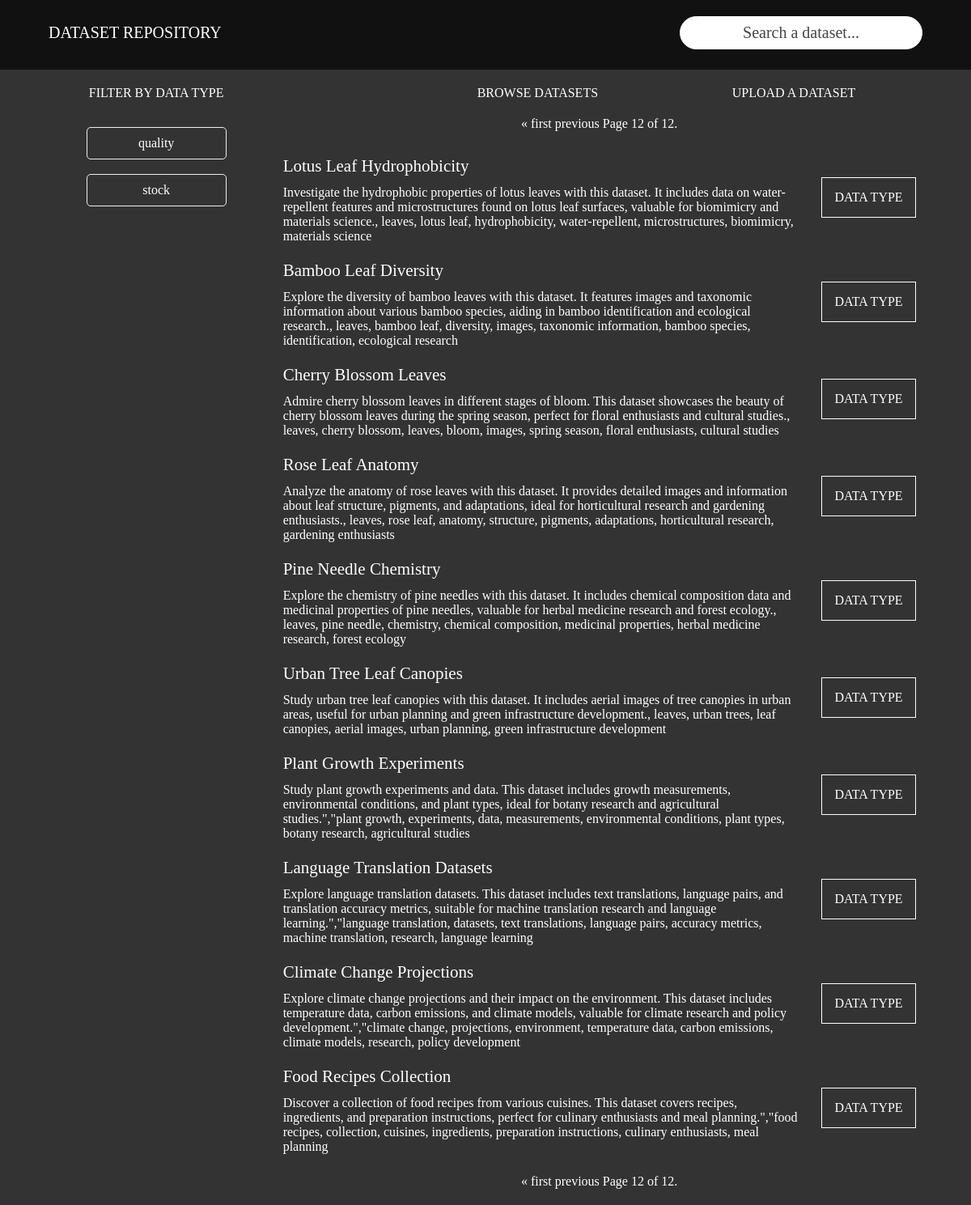
Page /?q=&page=12 on the committed database.
### base/models.py (models this page shows, shortened)
class Dataset(models.Model):
  title = models.CharField(_("Title"), max_length=255,)
  overview = models.TextField(_("Overview"), blank=True)

### base/views.py (the view)
# urls.py: path("", views.home, name="home"),
def home(request):
  q = request.GET.get('q', '')
  type_filter = request.GET.get("type", "")
  if type_filter and not q:
    datasets = Dataset.objects.filter(
      Q(title__icontains=type_filter)
    ).order_by("id")
  else:
    datasets = Dataset.objects.filter(
      Q(title__icontains=q) |
      Q(overview__icontains=q) &
      Q(title__icontains=type_filter)
    ).order_by("id")
  datasets_per_page = 10
  paginator = Paginator(datasets, datasets_per_page)
  page_number = request.GET.get('page')
  page = paginator.get_page(page_number)
  return render(request, "base/home.html", {"page" : page, "q" : q, "datasets" : datasets})

### base/templates/base/home.html (shortened to what this page needs)
{% extends "base/default.html" %}
{% block content %}
<main class="main-home">
  <div class="container">
    <div class="filter">
      <div class="filter-text">FILTER BY DATA TYPE</div>
      <div class="types">
          <a class="type" href="{% url 'home' %}?type=quality&q={{q}}">
            <div>quality</div>
          </a>
          <a class="type" href="{% url 'home' %}?type=stock&q={{q}}">
            <div>stock</div>
          </a>
      </div>
    </div>
    <div class="content">
      <div class="browse-upload-text">
        <div class="browse">BROWSE DATASETS</div>
        <div class="upload"><a href="upload/">UPLOAD A DATASET</a></div>
      </div>
      <div class="pagination">
        <span class="step-links">
            {% if page.has_previous %}
                <a href="?q={{ q }}&page=1">&laquo; first</a>
                <a href="?q={{ q }}&page={{ page.previous_page_number }}">previous</a>
            {% endif %}
            <span class="current-page">Page {{ page.number }} of {{ page.paginator.num_pages }}.</span>
        </span>
      </div>
      {% for dataset in page %}
        <div class="datasetss">
          <div class="data">
            <div class="title"><a href="/dataset/{{ dataset.id }}"> {{ dataset.title }}</a></div>
            <div class="overview">{{ dataset.overview }}</div>
          </div>
          <div class="datatype">
            DATA TYPE
          </div>
        </div>
      {% endfor %}
      <div class="pagination">
        <span class="step-links">
            {% if page.has_previous %}
                <a href="?q={{ q }}&page=1">&laquo; first</a>
                <a href="?q={{ q }}&page={{ page.previous_page_number }}">previous</a>
            {% endif %}
            <span class="current-page">Page {{ page.number }} of {{ page.paginator.num_pages }}.</span>
        </span>
      </div>
    </div>
  </div>
</main>
{% endblock content %}

### base/static/base/style.css (style rules this page uses)
body { background-color: #333; color: white; }
main { margin: auto 0px; }
.container { display: flex; margin: 0px auto; width: 90%; }
.filter { flex: 1; }
.content { flex: 3; }
.content .browse-upload-text { display: flex; justify-content: space-around; }
.container .filter { margin: 0px auto; margin-right: 15px ; }
.filter .filter-text { text-align: center; }
.content .browse { text-align: center; }
.content .datasetss { display: flex; gap: 10px; margin-bottom: 5px; justify-content: space-around; align-items: center; }
.filter .types { margin-top: 15px; display: flex; flex-direction: column; align-items: center; }
.filter .types > * { width: 65%; text-align: center; border: .1px solid #eee; border-radius: 5px; padding: 10px ; margin-top: 18px; }
.pagination { text-align: center; margin: 20px 0px; }
.datatype { text-align: center; border: 1px solid white; padding: 15px; }
.data { width: 80%; padding-bottom: 5px; }
.data .title { font-size: 21px; margin: 11px 0px; }

### rows in the picture
Dataset: title "Lotus Leaf Hydrophobicity", overview "Investigate the hydrophobic properties of lotus leaves with this dataset. It includes data on water-repellent features and microstructures found on lotus leaf surfaces, valuable for biomimicry and materials science., leaves, lotus leaf, hydrophobicity, water-repellent, microstructures, biomimicry, materials science"
Dataset: title "Bamboo Leaf Diversity", overview "Explore the diversity of bamboo leaves with this dataset. It features images and taxonomic information about various bamboo species, aiding in bamboo identification and ecological research., leaves, bamboo leaf, diversity, images, taxonomic information, bamboo species, identification, ecological research"
Dataset: title "Cherry Blossom Leaves", overview "Admire cherry blossom leaves in different stages of bloom. This dataset showcases the beauty of cherry blossom leaves during the spring season, perfect for floral enthusiasts and cultural studies., leaves, cherry blossom, leaves, bloom, images, spring season, floral enthusiasts, cultural studies"
Dataset: title "Rose Leaf Anatomy", overview "Analyze the anatomy of rose leaves with this dataset. It provides detailed images and information about leaf structure, pigments, and adaptations, ideal for horticultural research and gardening enthusiasts., leaves, rose leaf, anatomy, structure, pigments, adaptations, horticultural research, gardening enthusiasts"
Dataset: title "Pine Needle Chemistry", overview "Explore the chemistry of pine needles with this dataset. It includes chemical composition data and medicinal properties of pine needles, valuable for herbal medicine research and forest ecology., leaves, pine needle, chemistry, chemical composition, medicinal properties, herbal medicine research, forest ecology"
Dataset: title "Urban Tree Leaf Canopies", overview "Study urban tree leaf canopies with this dataset. It includes aerial images of tree canopies in urban areas, useful for urban planning and green infrastructure development., leaves, urban trees, leaf canopies, aerial images, urban planning, green infrastructure development"
Dataset: title "Plant Growth Experiments", overview "Study plant growth experiments and data. This dataset includes growth measurements, environmental conditions, and plant types, ideal for botany research and agricultural studies.\",\"plant growth, experiments, data, measurements, environmental conditions, plant types, botany research, agricultural studies"
Dataset: title "Language Translation Datasets", overview "Explore language translation datasets. This dataset includes text translations, language pairs, and translation accuracy metrics, suitable for machine translation research and language learning.\",\"language translation, datasets, text translations, language pairs, accuracy metrics, machine translation, research, language learning"
Dataset: title "Climate Change Projections", overview "Explore climate change projections and their impact on the environment. This dataset includes temperature data, carbon emissions, and climate models, valuable for climate research and policy development.\",\"climate change, projections, environment, temperature data, carbon emissions, climate models, research, policy development"
Dataset: title "Food Recipes Collection", overview "Discover a collection of food recipes from various cuisines. This dataset covers recipes, ingredients, and preparation instructions, perfect for culinary enthusiasts and meal planning.\",\"food recipes, collection, cuisines, ingredients, preparation instructions, culinary enthusiasts, meal planning"

### other values in the picture
{{ page.number }} "12"
{{ page.paginator.num_pages }} "12"
